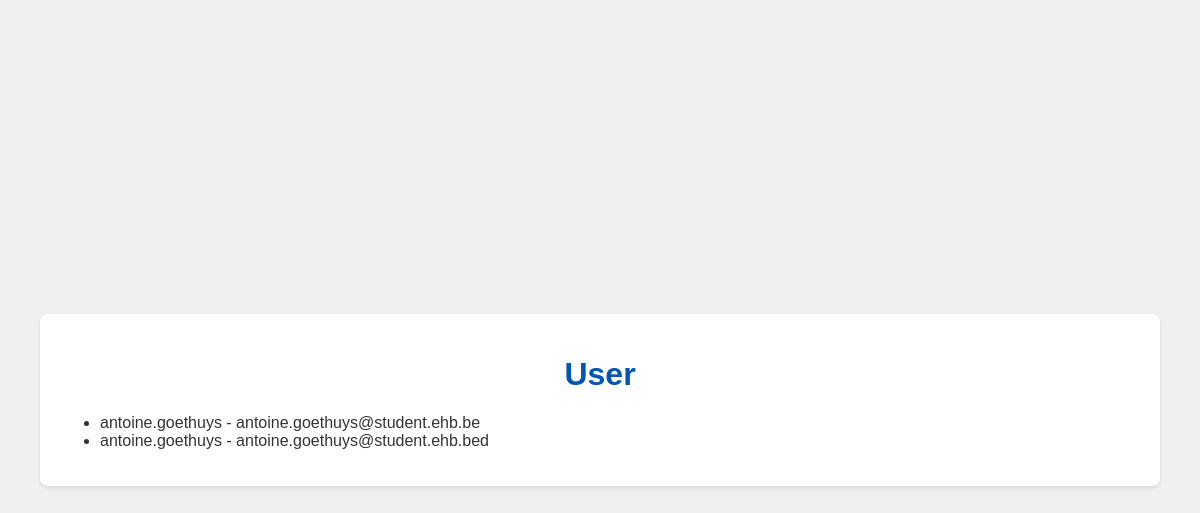
Before: / with the older database file.
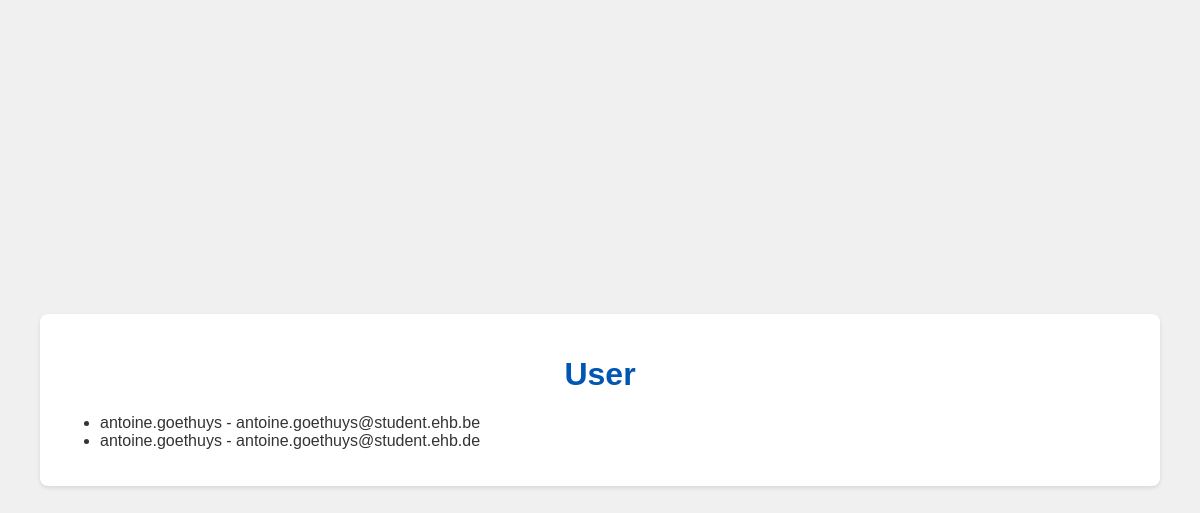
After: the same page with the newer database file.
### tables this page shows
CREATE TABLE users 
              (
               id INTEGER PRIMARY KEY, 
               username TEXT, 
               email TEXT,
               company TEXT,
               country TEXT,
               postcode TEXT,
               password TEXT
              );

### api.py (the view)
@app.route('/')
def index():
    conn = get_db_connection()
    users = conn.execute('SELECT * FROM users').fetchall()
    conn.close()
    return render_template('index.html', users=users)

### api.py (called while the page is built)
def get_db_connection():
    if not os.path.exists('data.db'):
        create_db()
    conn = sqlite3.connect('data.db')
    conn.row_factory = sqlite3.Row
    return conn

### templates/index.html (shortened to what this page needs)
{% extends "base.html" %}
{% block content %}
    <h1>User</h1>
    <ul>
        {% for user in users %}
            <li>{{ user.username }} - {{ user.email }}</li>
        {% endfor %}
    </ul>
{% endblock %}

Changed rows visible on the page:
changed users: email "antoine.goethuys@student.ehb.bed" → "antoine.goethuys@student.ehb.de"
